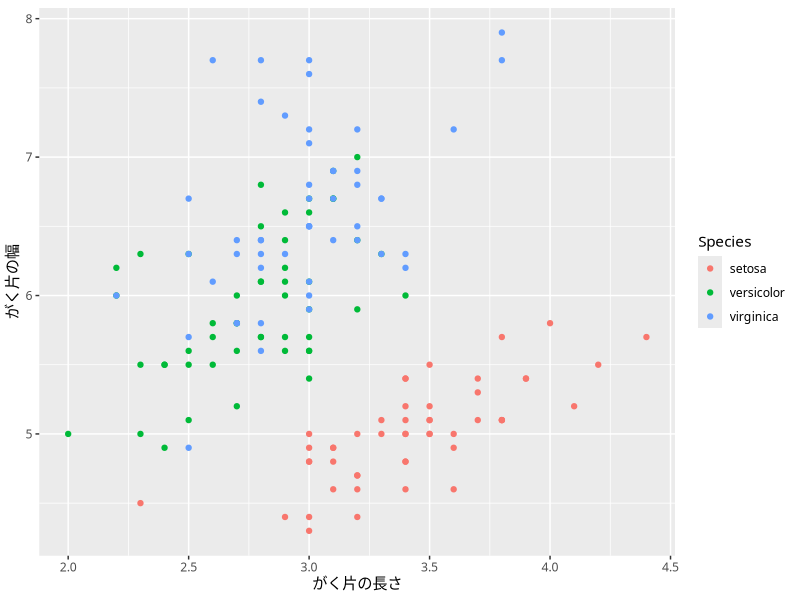

Reproduce this figure in R.
# ----------------------------
# ggplot2の基本的な使い方
# ----------------------------
library("ggplot2")

# アヤメのデータを読み込む
str("iris")

jp_font <- "IPAGothic"

# 散布図をプロット
graph = ggplot(iris, aes(x = Sepal.Width, y = Sepal.Length, color = Species)) +
  xlab("がく片の長さ") + ylab("がく片の幅") +
  theme(text = element_text(family = jp_font)) +
  geom_point()
plot(graph)

# ggsave("Sepal.png", graph)
